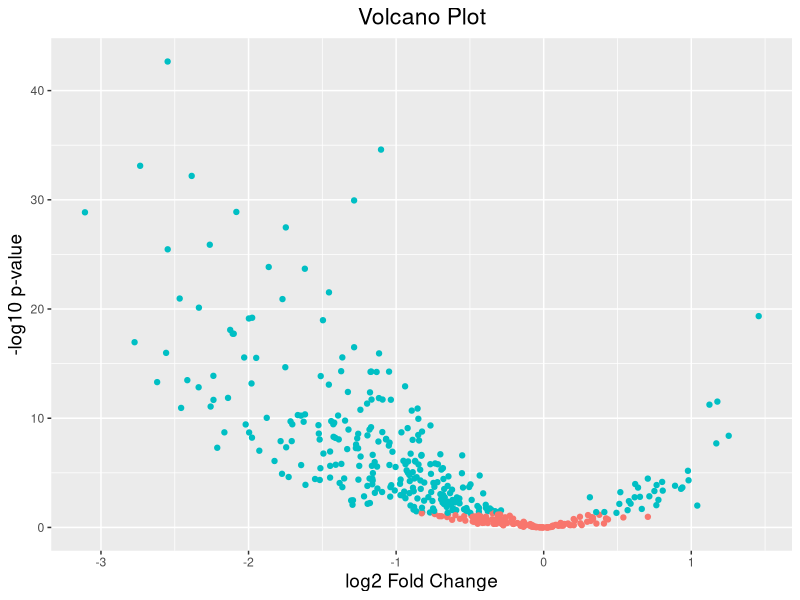

R code for this plot:
library(ggplot2)
library(tidyverse)

clusters<- read.csv(file="clusters.csv", header=TRUE, sep=",")

clusters <- clusters %>% 
  rowwise %>%
  mutate(
    pvals = prop.test(x=c(Charter.Count,Other.Count),n=c(Charter.Total,Other.Total), alternative="two.sided")$p.value
  ) %>%
  mutate(
    Fold.Change = log2((Charter.Count/Charter.Total)/(Other.Count/Other.Total))
  )

clusters$threshold <- clusters$pvals < 0.05 
ggplot(clusters) +
  geom_point(aes(x=Fold.Change, y=-log10(pvals), colour=threshold))  +
  ggtitle("Volcano Plot") +
  xlab("log2 Fold Change") + 
  ylab("-log10 p-value") +
  #scale_y_continuous(limits = c(0,50)) +
  theme(legend.position = "none",
        plot.title = element_text(size = rel(1.5), hjust = 0.5),
        axis.title = element_text(size = rel(1.25)))  

